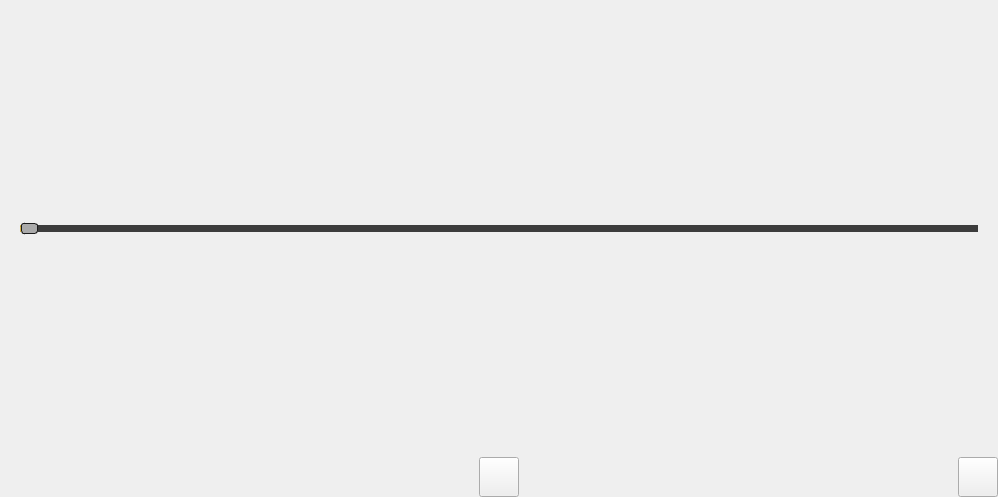
<?xml version="1.0" encoding="UTF-8"?>
<ui version="4.0">
 <class>Widget_ScreenWaitingGame</class>
 <widget class="QWidget" name="Widget_ScreenWaitingGame">
  <property name="geometry">
   <rect>
    <x>0</x>
    <y>0</y>
    <width>998</width>
    <height>497</height>
   </rect>
  </property>
  <property name="windowTitle">
   <string>Form</string>
  </property>
  <layout class="QVBoxLayout" name="verticalLayout_3" stretch="1,0">
   <property name="spacing">
    <number>0</number>
   </property>
   <property name="leftMargin">
    <number>0</number>
   </property>
   <property name="topMargin">
    <number>0</number>
   </property>
   <property name="rightMargin">
    <number>0</number>
   </property>
   <property name="bottomMargin">
    <number>0</number>
   </property>
   <item>
    <layout class="QVBoxLayout" name="layoutVideo">
     <property name="spacing">
      <number>0</number>
     </property>
    </layout>
   </item>
   <item>
    <layout class="QVBoxLayout" name="layoutControl">
     <property name="spacing">
      <number>0</number>
     </property>
     <item>
      <layout class="QHBoxLayout" name="horizontalLayout_3">
       <property name="spacing">
        <number>0</number>
       </property>
       <property name="topMargin">
        <number>0</number>
       </property>
       <property name="rightMargin">
        <number>0</number>
       </property>
       <item>
        <spacer name="verticalSpacer_2">
         <property name="orientation">
          <enum>Qt::Vertical</enum>
         </property>
         <property name="sizeHint" stdset="0">
          <size>
           <width>20</width>
           <height>30</height>
          </size>
         </property>
        </spacer>
       </item>
       <item>
        <widget class="QSlider" name="sliderVideo">
         <property name="styleSheet">
          <string notr="true">QSlider::groove:horizontal {
    border: 1px solid #999999;
    height: 3px; /* the groove expands to the size of the slider by default. by giving it a height, it has a fixed size */
    background: qlineargradient(x1:0, y1:0, x2:0, y2:1, stop:0 #B1B1B1, stop:1 #c4c4c4);
    margin: 1px 0;
}

QSlider::handle:horizontal {
    background: qlineargradient(x1:0, y1:0, x2:1, y2:1, stop:0 #aaaaaa, stop:1 #aaaaaa);/*D6B54E*/
    border: 1px solid #1c1c1c;
    width: 15px;
    margin: -4px 0; /* handle is placed by default on the contents rect of the groove. Expand outside the groove */
    border-radius: 3px;
}

QSlider::add-page:horizontal {
    background: #3c3c3c;
}

QSlider::sub-page:horizontal {
    background: #D6B54E;
}</string>
         </property>
         <property name="maximum">
          <number>1000</number>
         </property>
         <property name="pageStep">
          <number>100</number>
         </property>
         <property name="orientation">
          <enum>Qt::Horizontal</enum>
         </property>
        </widget>
       </item>
       <item>
        <spacer name="verticalSpacer">
         <property name="orientation">
          <enum>Qt::Vertical</enum>
         </property>
         <property name="sizeHint" stdset="0">
          <size>
           <width>20</width>
           <height>30</height>
          </size>
         </property>
        </spacer>
       </item>
      </layout>
     </item>
     <item>
      <layout class="QHBoxLayout" name="horizontalLayout_2" stretch="1,0">
       <property name="spacing">
        <number>0</number>
       </property>
       <property name="rightMargin">
        <number>0</number>
       </property>
       <property name="bottomMargin">
        <number>0</number>
       </property>
       <item>
        <layout class="QHBoxLayout" name="horizontalLayout">
         <property name="spacing">
          <number>0</number>
         </property>
         <property name="leftMargin">
          <number>40</number>
         </property>
         <property name="rightMargin">
          <number>0</number>
         </property>
         <item alignment="Qt::AlignHCenter">
          <widget class="QPushButton" name="buttonVideo">
           <property name="sizePolicy">
            <sizepolicy hsizetype="Fixed" vsizetype="Fixed">
             <horstretch>0</horstretch>
             <verstretch>0</verstretch>
            </sizepolicy>
           </property>
           <property name="minimumSize">
            <size>
             <width>40</width>
             <height>40</height>
            </size>
           </property>
           <property name="maximumSize">
            <size>
             <width>40</width>
             <height>40</height>
            </size>
           </property>
           <property name="styleSheet">
            <string notr="true">QPushButton::checked{
	border-image:url(:/icons/start.png);
}

QPushButton{
	border-image:url(:/icons/break.png);
}
QPushButton::hover{
	background-color:#2c2c2c;
}</string>
           </property>
           <property name="text">
            <string/>
           </property>
           <property name="checkable">
            <bool>true</bool>
           </property>
           <property name="autoRepeatDelay">
            <number>100</number>
           </property>
          </widget>
         </item>
        </layout>
       </item>
       <item alignment="Qt::AlignRight">
        <widget class="QPushButton" name="buttonSwitchPage">
         <property name="sizePolicy">
          <sizepolicy hsizetype="Fixed" vsizetype="Fixed">
           <horstretch>0</horstretch>
           <verstretch>0</verstretch>
          </sizepolicy>
         </property>
         <property name="minimumSize">
          <size>
           <width>40</width>
           <height>40</height>
          </size>
         </property>
         <property name="maximumSize">
          <size>
           <width>40</width>
           <height>40</height>
          </size>
         </property>
         <property name="styleSheet">
          <string notr="true">QPushButton{
	border-image:url(:/icons/switch.png);
}
QPushButton::pressed{
	border-image:url(:/icons/switch_p.png);
}
QPushButton::hover{
	background-color:#2c2c2c;
}</string>
         </property>
         <property name="text">
          <string/>
         </property>
        </widget>
       </item>
      </layout>
     </item>
    </layout>
   </item>
  </layout>
 </widget>
 <resources/>
 <connections/>
</ui>
